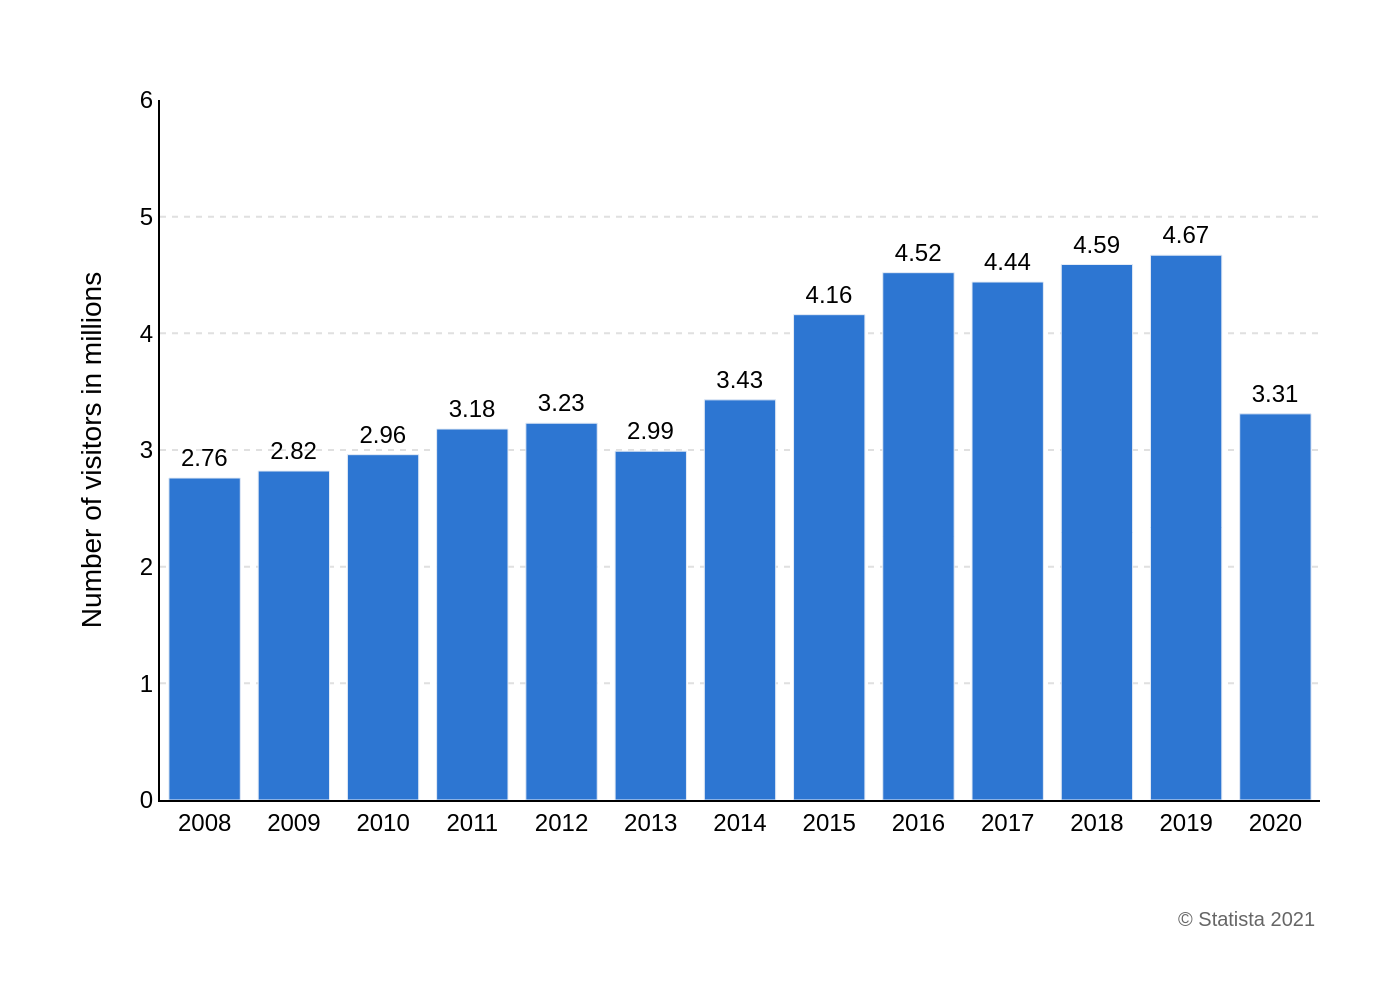

Write Python code to recreate this figure.
import sys
import json
import os
import plotly.graph_objects as go

if len(sys.argv) != 2:
    print("Usage: python generate_chart.py <json_file_path>")
    sys.exit(1)

json_path = sys.argv[1]

try:
    with open(json_path, 'r', encoding='utf-8') as f:
        chart_info = json.load(f)
except FileNotFoundError:
    print(f"Error: JSON file not found at {json_path}")
    sys.exit(1)
except json.JSONDecodeError:
    print(f"Error: Could not decode JSON from {json_path}")
    sys.exit(1)

chart_data = chart_info.get('chart_data', [])
texts = chart_info.get('texts', {})
colors = chart_info.get('colors', [])

categories = [item['category'] for item in chart_data]
values = [item['value'] for item in chart_data]

fig = go.Figure()

fig.add_trace(go.Bar(
    x=categories,
    y=values,
    marker_color=colors[0] if colors else None,
    text=values,
    textposition='outside',
    texttemplate='%{text:.2f}',
    cliponaxis=False,
    textfont=dict(
        family="Arial",
        size=12,
        color='black'
    )
))

title_text = texts.get('title')
if texts.get('subtitle'):
    title_text = f"<b>{title_text}</b><br><sub>{texts.get('subtitle')}</sub>"

fig.update_layout(
    title_text=title_text,
    yaxis_title=texts.get('yaxis_title'),
    xaxis_title=texts.get('xaxis_title'),
    font=dict(
        family="Arial",
        size=12,
        color="black"
    ),
    plot_bgcolor='white',
    xaxis=dict(
        showgrid=False,
        linecolor='black',
        tickfont=dict(size=12)
    ),
    yaxis=dict(
        showgrid=True,
        gridcolor='#e0e0e0',
        griddash='dot',
        range=[0, 6],
        tickmode='linear',
        dtick=1,
        linecolor='black',
        tickfont=dict(size=12)
    ),
    showlegend=False,
    margin=dict(l=80, r=40, t=50, b=100),
    annotations=[
        dict(
            text=texts.get('source', ''),
            align='right',
            showarrow=False,
            xref='paper',
            yref='paper',
            x=1,
            y=-0.15,
            xanchor='right',
            yanchor='top',
            font=dict(size=10, color='#666666')
        )
    ]
)

base_filename = os.path.splitext(os.path.basename(json_path))[0]
output_filename = f"{base_filename}.png"

fig.write_image(output_filename, scale=2)

print(f"Chart saved to {output_filename}")
